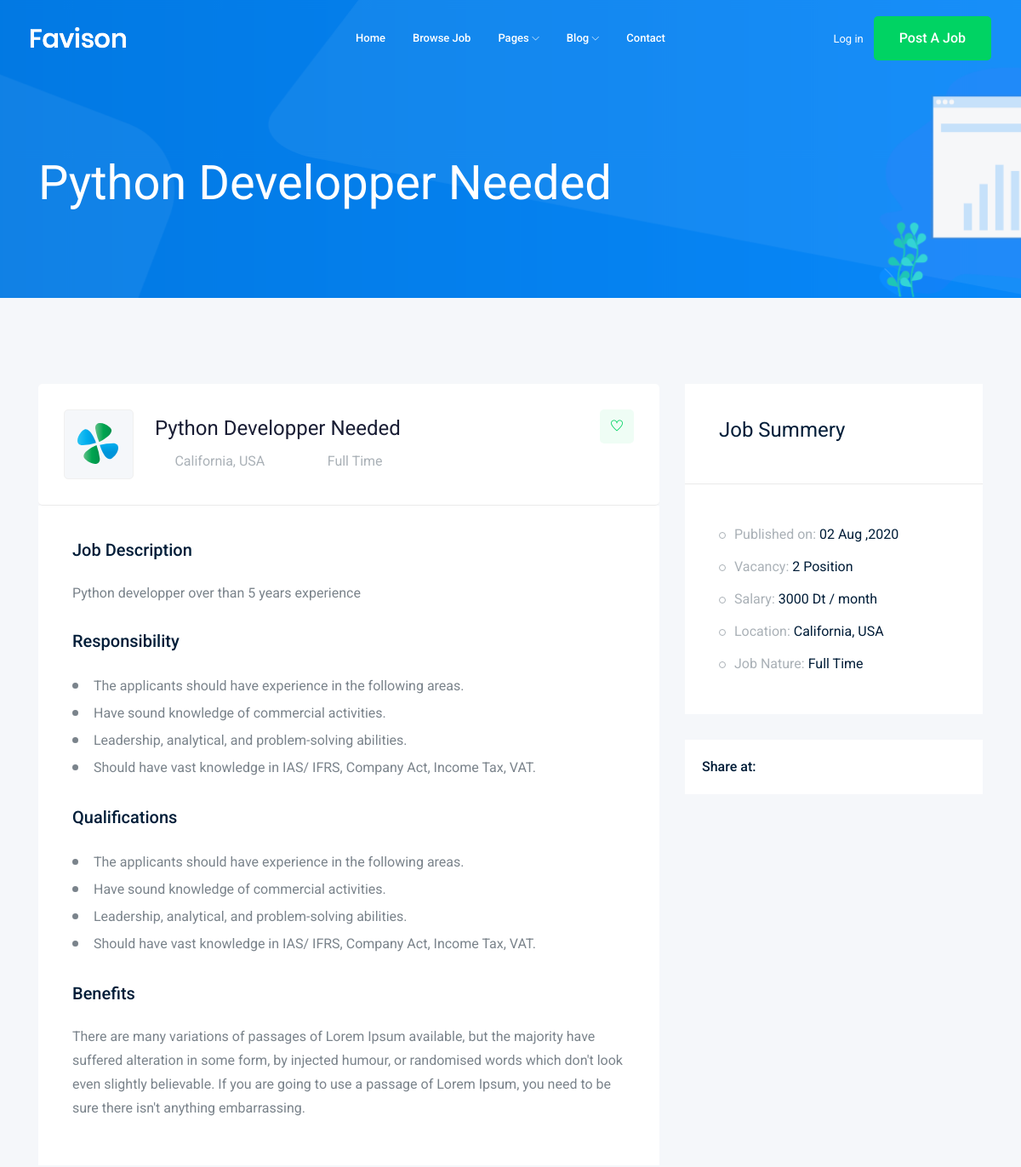
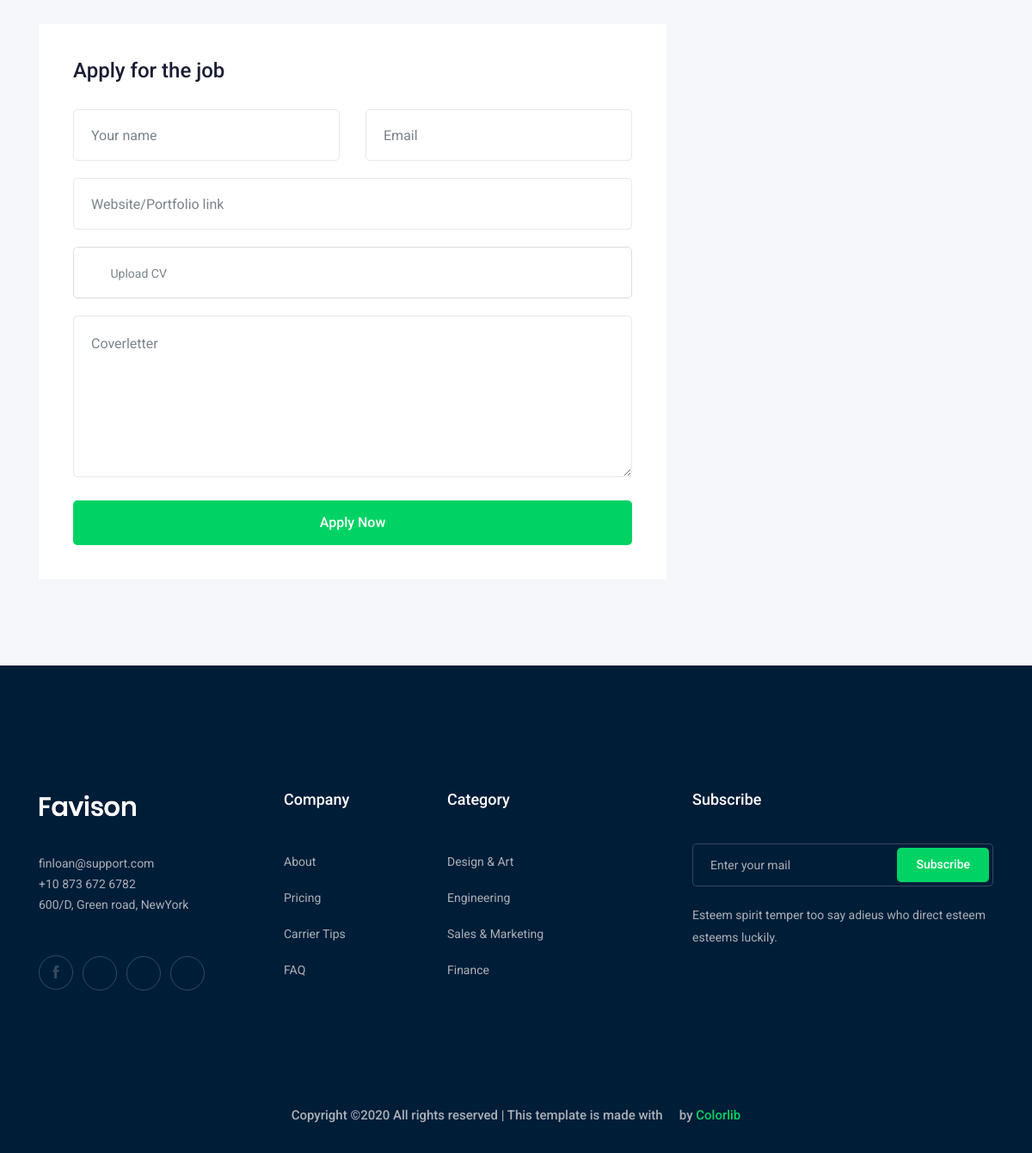
Page /jobs/python-developper-needed on the committed database (2 pictures, top to bottom).
### job/models.py (models this page shows, shortened)
class Job(models.Model): # table in the database
    title = models.CharField(max_length=100) # colonne
    job_type = models.CharField(max_length=15, choices=JOB_TYPE)
    description = models.TextField(max_length=1000)
    published_at = models.DateTimeField(auto_now=True)
    vacancy = models.IntegerField(default=1)
    salary = models.IntegerField(default=0)
    category = models.ForeignKey('Category', on_delete=models.CASCADE)
    experience = models.IntegerField(default=0)
    pictures = models.ImageField(upload_to=image_upload)
    slug = models.SlugField(blank=True, null=True)

### job/views.py (the view)
# urls.py: path('<str:slug>', views.job_detail, name='job_detail'),
def job_detail(request, slug):
    job_detail = Job.objects.get(slug=slug)
    context = {'job' : job_detail}
    return render(request, 'job/job_detail.html', context)

### job/templates/job/job_detail.html (shortened to what this page needs)
{% extends 'base.html' %}
{% block body %}
    <div class="bradcam_area bradcam_bg_1">
        <div class="container">
            <div class="row">
                <div class="col-xl-12">
                    <div class="bradcam_text">
                        <h3>{{job.title}}</h3>
                    </div>
                </div>
            </div>
        </div>
    </div>
    <div class="job_details_area">
        <div class="container">
            <div class="row">
                <div class="col-lg-8">
                    <div class="job_details_header">
                        <div class="single_jobs white-bg d-flex justify-content-between">
                            <div class="jobs_left d-flex align-items-center">
                                <div class="thumb">
                                    <img src="img/svg_icon/1.svg" alt="">
                                </div>
                                <div class="jobs_conetent">
                                    <a href="#"><h4>{{job.title}}</h4></a>
                                    <div class="links_locat d-flex align-items-center">
                                        <div class="location">
                                            <p> <i class="fa fa-map-marker"></i> California, USA</p>
                                        </div>
                                        <div class="location">
                                            <p> <i class="fa fa-clock-o"></i> {{job.job_type}}</p>
                                        </div>
                                    </div>
                                </div>
                            </div>
                            <div class="jobs_right">
                                <div class="apply_now">
                                    <a class="heart_mark" href="#"> <i class="ti-heart"></i> </a>
                                </div>
                            </div>
                        </div>
                    </div>
                    <div class="descript_wrap white-bg">
                        <div class="single_wrap">
                            <h4>Job Description</h4>
                            <p>{{job.description}}</p>
                        </div>
                        <div class="single_wrap">
                            <h4>Responsibility</h4>
                            <ul>
                                <li>The applicants should have experience in the following areas.
                                </li>
                                <li>Have sound knowledge of commercial activities.</li>
                                <li>Leadership, analytical, and problem-solving abilities.</li>
                                <li>Should have vast knowledge in IAS/ IFRS, Company Act, Income Tax, VAT.</li>
                            </ul>
                        </div>
                        <div class="single_wrap">
                            <h4>Qualifications</h4>
                            <ul>
                                <li>The applicants should have experience in the following areas.
                                </li>
                                <li>Have sound knowledge of commercial activities.</li>
                                <li>Leadership, analytical, and problem-solving abilities.</li>
                                <li>Should have vast knowledge in IAS/ IFRS, Company Act, Income Tax, VAT.</li>
                            </ul>
                        </div>
                        <div class="single_wrap">
                            <h4>Benefits</h4>
                            <p>There are many variations of passages of Lorem Ipsum available, but the majority have suffered alteration in some form, by injected humour, or randomised words which don't look even slightly believable. If you are going to use a passage of Lorem Ipsum, you need to be sure there isn't anything embarrassing.</p>
                        </div>
                    </div>
                    <div class="apply_job_form white-bg">
                        <h4>Apply for the job</h4>
                        <form action="#">
                            <div class="row">
                                <div class="col-md-6">
                                    <div class="input_field">
                                        <input type="text" placeholder="Your name">
                                    </div>
                                </div>
                                <div class="col-md-6">
                                    <div class="input_field">
                                        <input type="text" placeholder="Email">
                                    </div>
                                </div>
                                <div class="col-md-12">
                                    <div class="input_field">
                                        <input type="text" placeholder="Website/Portfolio link">
                                    </div>
                                </div>
                                <div class="col-md-12">
                                    <div class="input-group">
                                        <div class="input-group-prepend">
                                          <button type="button" id="inputGroupFileAddon03"><i class="fa fa-cloud-upload" aria-hidden="true"></i>
                                          </button>
                                        </div>
                                        <div class="custom-file">
                                          <label class="custom-file-label" for="inputGroupFile03">Upload CV</label>
                                        </div>
                                      </div>
                                </div>
                                <div class="col-md-12">
                                    <div class="input_field">
                                        <textarea name="#" id="" cols="30" rows="10" placeholder="Coverletter"></textarea>
                                    </div>
                                </div>
                                <div class="col-md-12">
                                    <div class="submit_btn">
                                        <button class="boxed-btn3 w-100" type="submit">Apply Now</button>
                                    </div>
                                </div>
                            </div>
                        </form>
                    </div>
                </div>
                <div class="col-lg-4">
                    <div class="job_sumary">
                        <div class="summery_header">
                            <h3>Job Summery</h3>
                        </div>
                        <div class="job_content">
                            <ul>
                                <li>Published on: <span>{{job.published_at|date:'d M ,Y'}}</span></li>
                                <li>Vacancy: <span>{{job.vacancy}} Position</span></li>
                                <li>Salary: <span>{{job.salary}} Dt / month</span></li>
                                <li>Location: <span>California, USA</span></li>
                                <li>Job Nature: <span> {{job.job_type}}</span></li>
                            </ul>
                        </div>
                    </div>
                    <div class="share_wrap d-flex">
                        <span>Share at:</span>
                        <ul>
                            <li><a href="#"> <i class="fa fa-facebook"></i></a> </li>
                            <li><a href="#"> <i class="fa fa-google-plus"></i></a> </li>
                            <li><a href="#"> <i class="fa fa-twitter"></i></a> </li>
                            <li><a href="#"> <i class="fa fa-envelope"></i></a> </li>
                        </ul>
                    </div>
                    <div class="job_location_wrap">
                        <div class="job_lok_inner">
                            <div id="map" style="height: 200px;"></div>
                          </div>
                    </div>
                </div>
            </div>
        </div>
    </div>
{% endblock body %}

### rows in the picture
Job: title "Python Developper Needed", job_type "Full Time", description "Python developper over than 5 years experience", published_at "02 Aug ,2020", vacancy "2", salary "3000"
